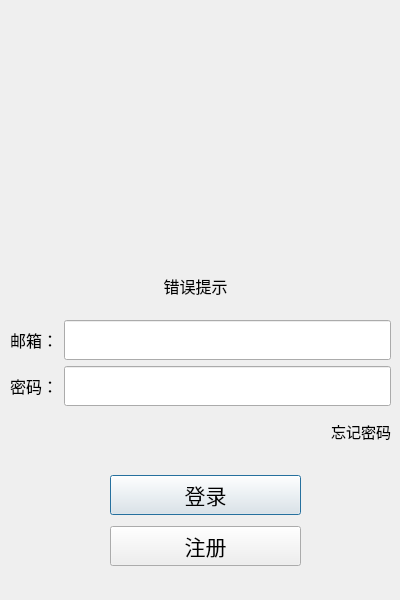
<?xml version="1.0" encoding="UTF-8"?>
<ui version="4.0">
 <class>LoginDialog</class>
 <widget class="QDialog" name="LoginDialog">
  <property name="geometry">
   <rect>
    <x>0</x>
    <y>0</y>
    <width>400</width>
    <height>600</height>
   </rect>
  </property>
  <property name="minimumSize">
   <size>
    <width>400</width>
    <height>600</height>
   </size>
  </property>
  <property name="maximumSize">
   <size>
    <width>400</width>
    <height>600</height>
   </size>
  </property>
  <property name="contextMenuPolicy">
   <enum>Qt::CustomContextMenu</enum>
  </property>
  <property name="windowTitle">
   <string>Dialog</string>
  </property>
  <property name="styleSheet">
   <string notr="true"/>
  </property>
  <widget class="QWidget" name="layoutWidget">
   <property name="geometry">
    <rect>
     <x>10</x>
     <y>320</y>
     <width>381</width>
     <height>131</height>
    </rect>
   </property>
   <layout class="QVBoxLayout" name="verticalLayout_2">
    <item>
     <layout class="QVBoxLayout" name="verticalLayout">
      <item>
       <layout class="QHBoxLayout" name="horizontalLayout_2">
        <item>
         <widget class="QLabel" name="email_label">
          <property name="font">
           <font>
            <family>微软雅黑</family>
            <pointsize>12</pointsize>
            <weight>50</weight>
            <bold>false</bold>
           </font>
          </property>
          <property name="text">
           <string>邮箱：</string>
          </property>
         </widget>
        </item>
        <item>
         <widget class="QLineEdit" name="email_edit">
          <property name="minimumSize">
           <size>
            <width>0</width>
            <height>40</height>
           </size>
          </property>
          <property name="font">
           <font>
            <family>黑体</family>
            <pointsize>12</pointsize>
           </font>
          </property>
          <property name="styleSheet">
           <string notr="true">
</string>
          </property>
         </widget>
        </item>
       </layout>
      </item>
      <item>
       <layout class="QHBoxLayout" name="horizontalLayout">
        <item>
         <widget class="QLabel" name="pwd_label">
          <property name="font">
           <font>
            <family>微软雅黑</family>
            <pointsize>12</pointsize>
            <weight>50</weight>
            <bold>false</bold>
           </font>
          </property>
          <property name="text">
           <string>密码：</string>
          </property>
         </widget>
        </item>
        <item>
         <widget class="QLineEdit" name="pwd_edit">
          <property name="minimumSize">
           <size>
            <width>0</width>
            <height>40</height>
           </size>
          </property>
          <property name="font">
           <font>
            <family>黑体</family>
            <pointsize>12</pointsize>
           </font>
          </property>
          <property name="echoMode">
           <enum>QLineEdit::Password</enum>
          </property>
         </widget>
        </item>
       </layout>
      </item>
     </layout>
    </item>
    <item>
     <layout class="QHBoxLayout" name="horizontalLayout_3">
      <item>
       <spacer name="horizontalSpacer">
        <property name="orientation">
         <enum>Qt::Horizontal</enum>
        </property>
        <property name="sizeHint" stdset="0">
         <size>
          <width>40</width>
          <height>20</height>
         </size>
        </property>
       </spacer>
      </item>
      <item>
       <widget class="ClickedLabel" name="forget_label">
        <property name="font">
         <font>
          <family>微软雅黑</family>
          <pointsize>11</pointsize>
         </font>
        </property>
        <property name="text">
         <string>忘记密码</string>
        </property>
       </widget>
      </item>
     </layout>
    </item>
   </layout>
  </widget>
  <widget class="QWidget" name="layoutWidget">
   <property name="geometry">
    <rect>
     <x>110</x>
     <y>470</y>
     <width>191</width>
     <height>101</height>
    </rect>
   </property>
   <layout class="QVBoxLayout" name="verticalLayout_3">
    <item>
     <widget class="QPushButton" name="Login_PB">
      <property name="font">
       <font>
        <family>微软雅黑</family>
        <pointsize>16</pointsize>
       </font>
      </property>
      <property name="text">
       <string>登录</string>
      </property>
     </widget>
    </item>
    <item>
     <widget class="QPushButton" name="Reg_PB">
      <property name="font">
       <font>
        <family>微软雅黑</family>
        <pointsize>16</pointsize>
       </font>
      </property>
      <property name="styleSheet">
       <string notr="true"/>
      </property>
      <property name="text">
       <string>注册</string>
      </property>
     </widget>
    </item>
   </layout>
  </widget>
  <widget class="QWidget" name="widget" native="true">
   <property name="geometry">
    <rect>
     <x>10</x>
     <y>260</y>
     <width>371</width>
     <height>51</height>
    </rect>
   </property>
   <layout class="QVBoxLayout" name="verticalLayout_4">
    <item>
     <widget class="QLabel" name="err_tip">
      <property name="font">
       <font>
        <family>微软雅黑</family>
        <pointsize>12</pointsize>
       </font>
      </property>
      <property name="styleSheet">
       <string notr="true"/>
      </property>
      <property name="text">
       <string>错误提示</string>
      </property>
      <property name="alignment">
       <set>Qt::AlignCenter</set>
      </property>
     </widget>
    </item>
   </layout>
  </widget>
  <widget class="QWidget" name="widget_2" native="true">
   <property name="geometry">
    <rect>
     <x>0</x>
     <y>0</y>
     <width>401</width>
     <height>261</height>
    </rect>
   </property>
   <layout class="QGridLayout" name="gridLayout">
    <item row="0" column="0">
     <spacer name="horizontalSpacer_2">
      <property name="orientation">
       <enum>Qt::Horizontal</enum>
      </property>
      <property name="sizeHint" stdset="0">
       <size>
        <width>73</width>
        <height>20</height>
       </size>
      </property>
     </spacer>
    </item>
    <item row="0" column="1">
     <widget class="QLabel" name="head_label">
      <property name="minimumSize">
       <size>
        <width>220</width>
        <height>220</height>
       </size>
      </property>
      <property name="text">
       <string/>
      </property>
     </widget>
    </item>
    <item row="0" column="2">
     <spacer name="horizontalSpacer_3">
      <property name="orientation">
       <enum>Qt::Horizontal</enum>
      </property>
      <property name="sizeHint" stdset="0">
       <size>
        <width>72</width>
        <height>20</height>
       </size>
      </property>
     </spacer>
    </item>
   </layout>
  </widget>
 </widget>
 <customwidgets>
  <customwidget>
   <class>ClickedLabel</class>
   <extends>QLabel</extends>
   <header>clickedlabel.h</header>
  </customwidget>
 </customwidgets>
 <resources/>
 <connections/>
</ui>
